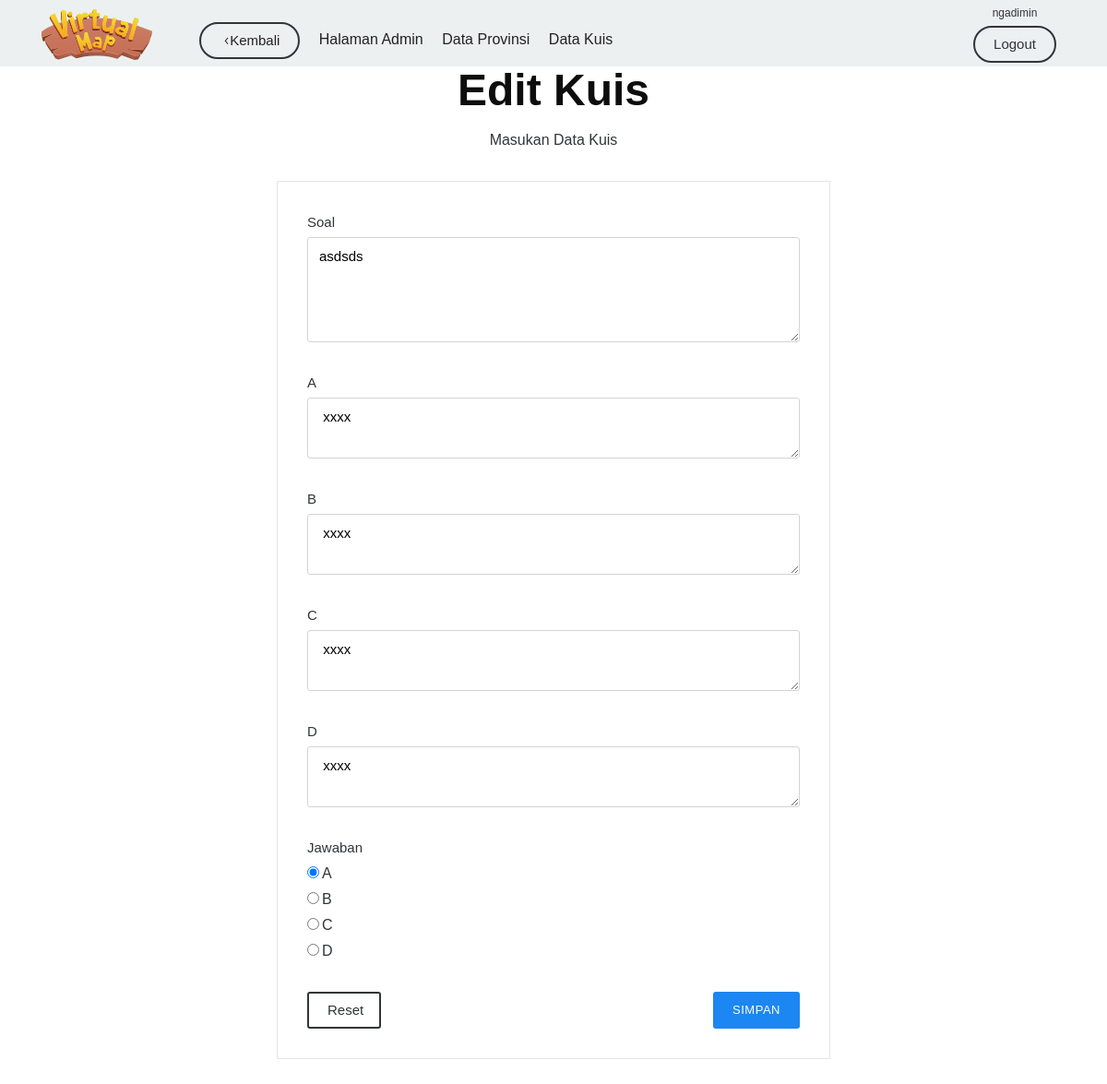
The page /edit_kuis.php?r=1 (signed in) on the database its author committed.
### tables this page shows
CREATE TABLE `detail_kuis` (
  `id` int(11) NOT NULL,
  `soal` text NOT NULL,
  `pilihan_a` varchar(50) NOT NULL,
  `pilihan_b` varchar(50) NOT NULL,
  `pilihan_c` varchar(50) NOT NULL,
  `pilihan_d` varchar(50) NOT NULL,
  `jawaban` char(1) NOT NULL,
  `id_kuis` int(11) NOT NULL
);

### edit_kuis.php (the view, shortened to what this page needs)
<?php
include 'koneksi.php';
$id=$_GET['r'];
?>
<!DOCTYPE html>
<html>
<head>
    <link rel="stylesheet" href="css/kube.css">
</head>
<body>
<?php
    include 'kepala.php';
?>
    <div id="main">
    	<div class="row align-center">
    		<div class="col-6">
    			<div class="head text-center">
    				<h1>Edit Kuis</h1>
    				<p>Masukan Data Kuis</p>
    			</div>
    			<form class="form" action="update_kuis.php" method="POST" name="form-kirim">
                <?php
                    $query= "SELECT * FROM detail_kuis WHERE id='$id'";
                    $result=mysqli_query($koneksi,$query);
                    $row=mysqli_fetch_assoc($result);
                ?>
    				<fieldset>
    					<div class="form-item">
    						<label for="soal">Soal</label>
    						<textarea name="soal" rows="4" required="required"><?php echo $row['soal'];?></textarea>
    					</div>
    					<div class="form-item">
    						<label for="pilihan_a">A</label>
    						<textarea name="pilihan_a" required="required"> <?php echo $row['pilihan_a'];?> </textarea>
    					</div>
    					<div class="form-item">
    						<label for="pilihan_b">B</label>
    						<textarea name="pilihan_b" required="required"> <?php echo $row['pilihan_b'];?> </textarea>
    					</div>
    					<div class="form-item">
    						<label for="pilihan_c">C</label>
    						<textarea name="pilihan_c" required="required"> <?php echo $row['pilihan_c'];?> </textarea>
    					</div>
    					<div class="form-item">
    						<label for="pilihan_d">D</label>
    						<textarea name="pilihan_d" required="required"> <?php echo $row['pilihan_d'];?> </textarea>
    					</div>
    					<div class="form-item">
    						<label for="jawaban" >Jawaban</label>
                            <label class="checkbox"><input type="radio" name="jawaban" value="a" id="radio_a">A</label>
                            <label class="checkbox"><input type="radio" name="jawaban" value="b" id="radio_b">B</label>
                            <label class="checkbox"><input type="radio" name="jawaban" value="c" id="radio_c">C</label>
                            <label class="checkbox"><input type="radio" name="jawaban" value="d" id="radio_d">D</label>
    					</div>
                        <div class="row between">
    						<button type="reset" class="button secondary outline w15">Reset</button>
    						<button type="submit" class="button upper" id="kirim">Simpan</button>
    					</div>
    				</fieldset>
    			</form>
    		</div>
    	</div>
    </div>
</body>
</html>

### css/kube.css (style rules this page uses)
html { box-sizing: border-box; }
*, *:before, *:after { box-sizing: inherit; }
* { margin: 0; padding: 0; outline: 0; -webkit-overflow-scrolling: touch; }
input[type="radio"], input[type="checkbox"] { vertical-align: middle; position: relative; bottom: 0.15rem; font-size: 115%; margin-right: 3px; }
html, body { font-size: 16px; line-height: 24px; }
body { font-family: Arial, "Helvetica Neue", Helvetica, sans-serif; color: #313439; background-color: transparent; }
h1.title, h1, h2, h3, h4, h5, h6 { font-family: Arial, "Helvetica Neue", Helvetica, sans-serif; font-weight: bold; color: #0d0d0e; text-rendering: optimizeLegibility; margin-bottom: 16px; }
h1, .h1 { font-size: 48px; line-height: 52px; }
p, blockquote, hr, pre, ol, ul, dl, table, fieldset, figure, address, form { margin-bottom: 16px; }
.text-center { text-align: center; }
.upper { text-transform: uppercase; }
.row { display: flex; flex-direction: row; flex-wrap: wrap; }
.row.between { justify-content: space-between; }
.col-6 { width: 50%; }
fieldset { font-family: inherit; border: 1px solid rgba(0, 0, 0, 0.1); padding: 2rem; margin-bottom: 2rem; margin-top: 2rem; }
input, textarea, select { display: block; width: 100%; font-family: inherit; font-size: 15px; height: 40px; outline: none; vertical-align: middle; background-color: #fff; border: 1px solid #d4d4d4; border-radius: 3px; box-shadow: none; padding: 0 12px; }
textarea { height: auto; padding: 8px 12px; line-height: 24px; vertical-align: top; }
input[type="radio"], input[type="checkbox"] { display: inline-block; width: auto; height: auto; padding: 0; }
label { display: block; color: #313439; margin-bottom: 4px; font-size: 15px; }
label.checkbox, label .desc, label .success, label .error { text-transform: none; font-weight: normal; }
label.checkbox { font-size: 16px; line-height: 24px; cursor: pointer; color: inherit; }
label.checkbox input { margin-top: 0; }
form, .form-item { margin-bottom: 2rem; }
button, .button { font-family: Arial, "Helvetica Neue", Helvetica, sans-serif; font-size: 15px; color: #fff; background-color: #1c86f2; border-radius: 3px; min-height: 40px; padding: 8px 20px; font-weight: 500; text-decoration: none; cursor: pointer; display: inline-block; line-height: 20px; border: 1px solid transparent; vertical-align: middle; -webkit-appearance: none; }
.button.outline { background: none; border-width: 2px; border-color: #1c86f2; color: #1c86f2; }
.button.upper { text-transform: uppercase; letter-spacing: .04em; font-size: 13px; }
.button.secondary { color: #fff; background-color: #313439; }
.button.secondary.outline { background: none; color: #313439; border-color: #313439; }
.align-center { justify-content: center; }
.w15 { width: 15%; }

### css/medajar.css (style rules this page uses)
html { min-height: 100%; }
body { cursor: url(../img/arrow.png),auto; }

### rows shown on the page
detail_kuis: soal "asdsds", pilihan_a "xxxx", pilihan_b "xxxx", pilihan_c "xxxx", pilihan_d "xxxx"

### other values the page prints
$_SESSION["user"] "ngadimin"
